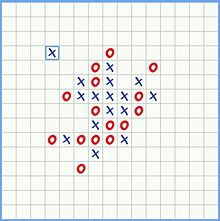
#> input picture h3.jpg, 220 x 221 px
$ python bt5.py
#> lines starting #> are read from the running program, lines starting #| are printed output that depends on the picture; after the words box and inside, x2 and y2 are one past the last pixel; in counts of white or black regions, pixels touching at a corner belong together
import cv2
import numpy as np
from matplotlib import pyplot as plt


img = cv2.imread('h3.jpg')
#> img is the input picture: shape (221, 220, 3); mean B, G, R 235.7, 237, 235.5
gray = cv2.cvtColor(img,cv2.COLOR_BGR2GRAY)


# [21 lines of commented-out code are left out]


ret, thresh = cv2.threshold(gray,10,55,cv2.THRESH_BINARY_INV+cv2.THRESH_OTSU)
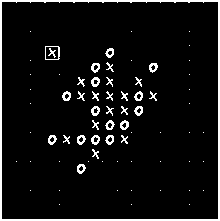
#> thresh: shape (221, 220); values 0 (black) and 55 (white), 6.5% white; 72 white regions (39 under 20 px), largest, box (x1, y1, x2, y2) and area: (0, 0, 220, 221) 1768, (45, 46, 60, 60) 63, (91, 77, 100, 87) 57
#> ret = 185
plt.imshow(thresh,cmap = 'gray')
plt.title("thresh")
plt.show()

# noise removal
kernel = np.ones((1,1),np.uint8)
opening = cv2.morphologyEx(thresh,cv2.MORPH_OPEN,kernel, iterations = 1)

plt.imshow(opening,cmap = 'gray')
plt.title("noise removal")
plt.show()

# sure background area
sure_bg = cv2.dilate(opening,kernel,iterations=3)

# Finding sure foreground area
dist_transform = cv2.distanceTransform(opening,cv2.DIST_L2,5)
ret, sure_fg = cv2.threshold(dist_transform,0.7*dist_transform.max(),255,0)
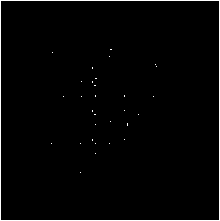
#> sure_fg: shape (221, 220) float32; 1.9% white in thin lines or dots
#> ret = 1.96

# Finding unknown region
sure_fg = np.uint8(sure_fg)
#> sure_fg: shape (221, 220); 1.9% white in thin lines or dots
unknown = cv2.subtract(sure_bg,sure_fg)
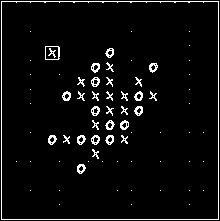
#> unknown: shape (221, 220); values 0 (black) and 55 (white), 4.7% white in thin lines or dots

plt.imshow(unknown,cmap = 'gray')
plt.title("unknown")
plt.show()


# Marker labelling
ret, markers = cv2.connectedComponents(sure_fg)
#> markers: shape (221, 220) int32; 32 distinct labels, from 0 to 31
#> ret = 32

# Add one to all labels so that sure background is not 0, but 1
markers = markers+1
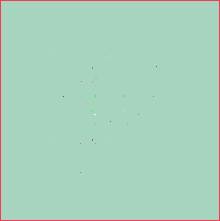
#> markers: shape (221, 220) int32; 32 distinct labels, from 1 to 32; one colour per label, 0 black

plt.imshow(markers,cmap = 'gray')
plt.title("markers")
plt.show()

# Now, mark the region of unknown with zero
markers[unknown>2] = 0
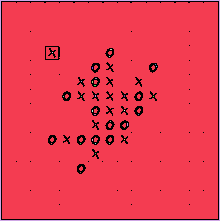
#> markers: shape (221, 220) int32; 33 distinct labels, from 0 to 32; one colour per label, 0 black

markers = cv2.watershed(img,markers)
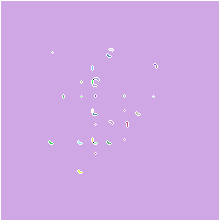
#> markers: shape (221, 220) int32; 33 distinct labels, from -1 to 32; one colour per label, 0 black, -1 white
img[markers == -1] = [255,0,0]
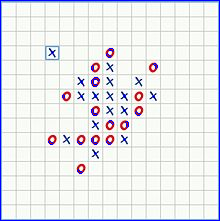
#> img: shape (221, 220, 3); 2.31% of pixels changed, all inside (x1, y1, x2, y2) = (0, 0, 220, 221)

plt.imshow(img,cmap = 'gray')
plt.title("img Watershed")
plt.show()

$ run again, with h2.jpg copied over h3.jpg
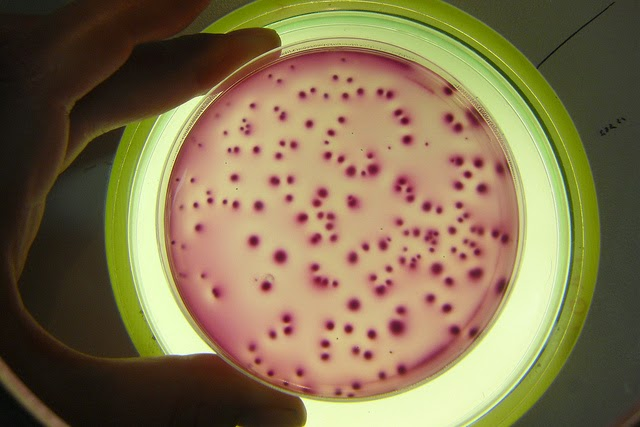
#> input picture h2.jpg, 640 x 427 px
#> img is the input picture: shape (427, 640, 3); mean B, G, R 78.9, 114.3, 130.4
#> `ret, thresh = cv2.threshold(gray,10,55,cv2.THRESH_BINARY_INV+cv2.THRES..`:
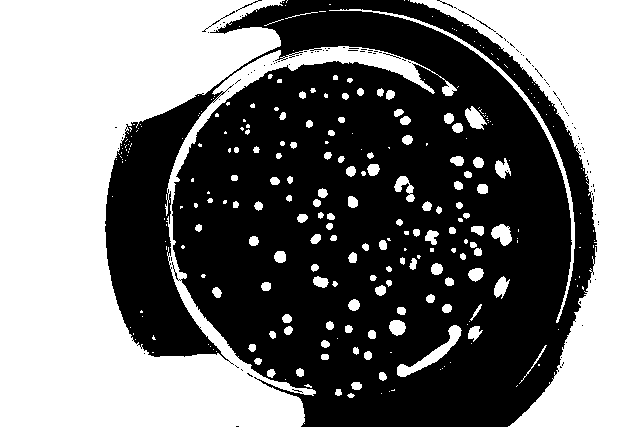
#> thresh: shape (427, 640); values 0 (black) and 55 (white), 47% white; 285 white regions (165 under 20 px), largest, box (x1, y1, x2, y2) and area: (0, 0, 457, 427) 81272, (410, 0, 640, 427) 36371, (329, 9, 575, 323) 1619
#> `ret, thresh = cv2.threshold(gray,10,55,cv2.THRESH_BINARY_INV+cv2.THRES..`: ret = 111
#> `ret, sure_fg = cv2.threshold(dist_transform,0.7*dist_transform.max(),2..`: ret = 119.4
#> unknown: shape (427, 640); values 0 (black) and 55 (white), 45% white; 285 white regions (165 under 20 px), largest, box (x1, y1, x2, y2) and area: (0, 0, 457, 427) 76034, (410, 0, 640, 427) 36351, (329, 9, 575, 323) 1619
#> `ret, markers = cv2.connectedComponents(sure_fg)`: ret = 4
#> `img[markers == -1] = [255,0,0]`:
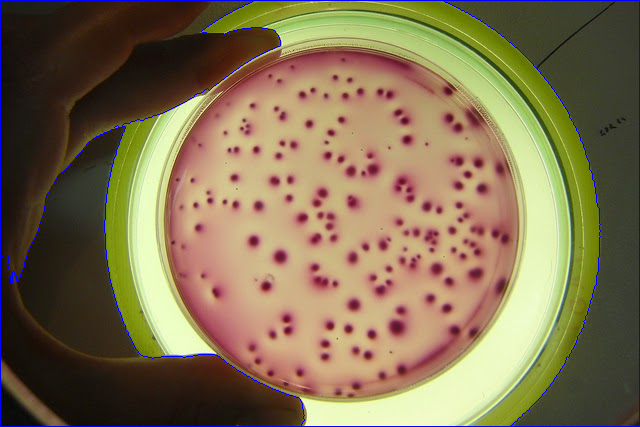
#> img: shape (427, 640, 3); 1.29% of pixels changed, all inside (x1, y1, x2, y2) = (0, 0, 640, 427)
